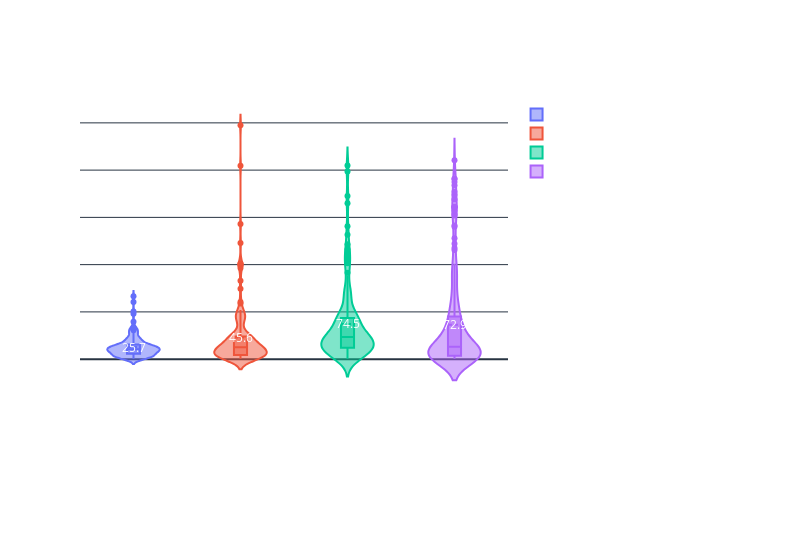

Notebook cell for this chart:
### Code cell
fig3 = go.Figure()

# Loop over each source_file to create a violin plot trace and add a median annotation.
for src in grouped['source_file'].unique():
    df_sub = grouped[grouped['source_file'] == src]
    cell_count = len(df_sub)
    # Update the label as described.
    if "_stats" in src:
        label = src.replace("_stats", f" (n= {cell_count})")
    else:
        label = f"{src} (n= {cell_count})"
    
    # Use the updated label for the x-values so that the category reflects the new label.
    fig3.add_trace(go.Violin(
        x=[label] * len(df_sub),
        y=df_sub['nuclei_count'],
        name=label,
        box_visible=True,
        meanline_visible=True
    ))
    median_value = df_sub['nuclei_count'].median()
    mean_value = df_sub['nuclei_count'].mean()
    fig3.add_annotation(
        x=label,
        y=mean_value,
        text=f"{mean_value:.1f}",
        showarrow=False,
        font=dict(color="white")
    )

fig3.update_layout(
    paper_bgcolor='rgba(0,0,0,0)',
    plot_bgcolor='rgba(0,0,0,0)',
    xaxis=dict(
        title="Source File",
        titlefont=dict(color='white'),
        tickfont=dict(color='white')
    ),
    yaxis=dict(
        title="Nuclei Count per Cell",
        titlefont=dict(color='white'),
        tickfont=dict(color='white')
    ),
    legend=dict(font=dict(color='white'))
)

# set width to 800
fig3.update_layout(width=800)
fig3.show()

# save the figure to png and svg
fig3.write_image(output_dir / "aging_01_31_2025_violin_plot.png")
fig3.write_image(output_dir / "aging_01_31_2025_violin_plot.svg")

### Figure 1 — Plotly figure (JSON) as saved in the notebook; plotly's stock layout.template omitted (floating-point values rounded to 4 significant figures; data arrays with more than 128 entries replaced by an {"elided": "..."} marker saying what was removed)
{"data": [{"box": {"visible": true}, "meanline": {"visible": true}, "name": "N2_young_2025 (n= 163)", "type": "violin", "x": {"elided": "163 str values"}, "y": {"elided": "163 int values"}}, {"box": {"visible": true}, "meanline": {"visible": true}, "name": "sex1_degron_young_2025 (n= 161)", "type": "violin", "x": {"elided": "161 str values"}, "y": {"elided": "161 int values"}}, {"box": {"visible": true}, "meanline": {"visible": true}, "name": "sex1ceh39_degron_young_2025 (n= 125)", "type": "violin", "x": ["sex1ceh39_degron_young_2025 (n= 125)", "sex1ceh39_degron_young_2025 (n= 125)", "sex1ceh39_degron_young_2025 (n= 125)", "sex1ceh39_degron_young_2025 (n= 125)", "sex1ceh39_degron_young_2025 (n= 125)", "sex1ceh39_degron_young_2025 (n= 125)", "sex1ceh39_degron_young_2025 (n= 125)", "sex1ceh39_degron_young_2025 (n= 125)", "sex1ceh39_degron_young_2025 (n= 125)", "sex1ceh39_degron_young_2025 (n= 125)", "sex1ceh39_degron_young_2025 (n= 125)", "sex1ceh39_degron_young_2025 (n= 125)", "sex1ceh39_degron_young_2025 (n= 125)", "sex1ceh39_degron_young_2025 (n= 125)", "sex1ceh39_degron_young_2025 (n= 125)", "sex1ceh39_degron_young_2025 (n= 125)", "sex1ceh39_degron_young_2025 (n= 125)", "sex1ceh39_degron_young_2025 (n= 125)", "sex1ceh39_degron_young_2025 (n= 125)", "sex1ceh39_degron_young_2025 (n= 125)", "sex1ceh39_degron_young_2025 (n= 125)", "sex1ceh39_degron_young_2025 (n= 125)", "sex1ceh39_degron_young_2025 (n= 125)", "sex1ceh39_degron_young_2025 (n= 125)", "sex1ceh39_degron_young_2025 (n= 125)", "sex1ceh39_degron_young_2025 (n= 125)", "sex1ceh39_degron_young_2025 (n= 125)", "sex1ceh39_degron_young_2025 (n= 125)", "sex1ceh39_degron_young_2025 (n= 125)", "sex1ceh39_degron_young_2025 (n= 125)", "sex1ceh39_degron_young_2025 (n= 125)", "sex1ceh39_degron_young_2025 (n= 125)", "sex1ceh39_degron_young_2025 (n= 125)", "sex1ceh39_degron_young_2025 (n= 125)", "sex1ceh39_degron_young_2025 (n= 125)", "sex1ceh39_degron_young_2025 (n= 125)", "sex1ceh39_degron_young_2025 (n= 125)", "sex1ceh39_degron_young_2025 (n= 125)", "sex1ceh39_degron_young_2025 (n= 125)", "sex1ceh39_degron_young_2025 (n= 125)", "sex1ceh39_degron_young_2025 (n= 125)", "sex1ceh39_degron_young_2025 (n= 125)", "sex1ceh39_degron_young_2025 (n= 125)", "sex1ceh39_degron_young_2025 (n= 125)", "sex1ceh39_degron_young_2025 (n= 125)", "sex1ceh39_degron_young_2025 (n= 125)", "sex1ceh39_degron_young_2025 (n= 125)", "sex1ceh39_degron_young_2025 (n= 125)", "sex1ceh39_degron_young_2025 (n= 125)", "sex1ceh39_degron_young_2025 (n= 125)", "sex1ceh39_degron_young_2025 (n= 125)", "sex1ceh39_degron_young_2025 (n= 125)", "sex1ceh39_degron_young_2025 (n= 125)", "sex1ceh39_degron_young_2025 (n= 125)", "sex1ceh39_degron_young_2025 (n= 125)", "sex1ceh39_degron_young_2025 (n= 125)", "sex1ceh39_degron_young_2025 (n= 125)", "sex1ceh39_degron_young_2025 (n= 125)", "sex1ceh39_degron_young_2025 (n= 125)", "sex1ceh39_degron_young_2025 (n= 125)", "sex1ceh39_degron_young_2025 (n= 125)", "sex1ceh39_degron_young_2025 (n= 125)", "sex1ceh39_degron_young_2025 (n= 125)", "sex1ceh39_degron_young_2025 (n= 125)", "sex1ceh39_degron_young_2025 (n= 125)", "sex1ceh39_degron_young_2025 (n= 125)", "sex1ceh39_degron_young_2025 (n= 125)", "sex1ceh39_degron_young_2025 (n= 125)", "sex1ceh39_degron_young_2025 (n= 125)", "sex1ceh39_degron_young_2025 (n= 125)", "sex1ceh39_degron_young_2025 (n= 125)", "sex1ceh39_degron_young_2025 (n= 125)", "sex1ceh39_degron_young_2025 (n= 125)", "sex1ceh39_degron_young_2025 (n= 125)", "sex1ceh39_degron_young_2025 (n= 125)", "sex1ceh39_degron_young_2025 (n= 125)", "sex1ceh39_degron_young_2025 (n= 125)", "sex1ceh39_degron_young_2025 (n= 125)", "sex1ceh39_degron_young_2025 (n= 125)", "sex1ceh39_degron_young_2025 (n= 125)", "sex1ceh39_degron_young_2025 (n= 125)", "sex1ceh39_degron_young_2025 (n= 125)", "sex1ceh39_degron_young_2025 (n= 125)", "sex1ceh39_degron_young_2025 (n= 125)", "sex1ceh39_degron_young_2025 (n= 125)", "sex1ceh39_degron_young_2025 (n= 125)", "sex1ceh39_degron_young_2025 (n= 125)", "sex1ceh39_degron_young_2025 (n= 125)", "sex1ceh39_degron_young_2025 (n= 125)", "sex1ceh39_degron_young_2025 (n= 125)", "sex1ceh39_degron_young_2025 (n= 125)", "sex1ceh39_degron_young_2025 (n= 125)", "sex1ceh39_degron_young_2025 (n= 125)", "sex1ceh39_degron_young_2025 (n= 125)", "sex1ceh39_degron_young_2025 (n= 125)", "sex1ceh39_degron_young_2025 (n= 125)", "sex1ceh39_degron_young_2025 (n= 125)", "sex1ceh39_degron_young_2025 (n= 125)", "sex1ceh39_degron_young_2025 (n= 125)", "sex1ceh39_degron_young_2025 (n= 125)", "sex1ceh39_degron_young_2025 (n= 125)", "sex1ceh39_degron_young_2025 (n= 125)", "sex1ceh39_degron_young_2025 (n= 125)", "sex1ceh39_degron_young_2025 (n= 125)", "sex1ceh39_degron_young_2025 (n= 125)", "sex1ceh39_degron_young_2025 (n= 125)", "sex1ceh39_degron_young_2025 (n= 125)", "sex1ceh39_degron_young_2025 (n= 125)", "sex1ceh39_degron_young_2025 (n= 125)", "sex1ceh39_degron_young_2025 (n= 125)", "sex1ceh39_degron_young_2025 (n= 125)", "sex1ceh39_degron_young_2025 (n= 125)", "sex1ceh39_degron_young_2025 (n= 125)", "sex1ceh39_degron_young_2025 (n= 125)", "sex1ceh39_degron_young_2025 (n= 125)", "sex1ceh39_degron_young_2025 (n= 125)", "sex1ceh39_degron_young_2025 (n= 125)", "sex1ceh39_degron_young_2025 (n= 125)", "sex1ceh39_degron_young_2025 (n= 125)", "sex1ceh39_degron_young_2025 (n= 125)", "sex1ceh39_degron_young_2025 (n= 125)", "sex1ceh39_degron_young_2025 (n= 125)", "sex1ceh39_degron_young_2025 (n= 125)", "sex1ceh39_degron_young_2025 (n= 125)", "sex1ceh39_degron_young_2025 (n= 125)"], "y": [104, 32, 8, 24, 410, 136, 25, 48, 43, 69, 42, 45, 46, 50, 26, 226, 77, 94, 89, 69, 47, 85, 47, 26, 5, 5, 281, 26, 13, 85, 87, 136, 15, 26, 211, 55, 87, 30, 34, 243, 15, 26, 6, 397, 14, 50, 203, 47, 45, 89, 37, 13, 144, 55, 75, 85, 17, 43, 20, 38, 95, 3, 2, 3, 47, 68, 85, 45, 46, 49, 83, 263, 16, 21, 13, 16, 177, 183, 77, 53, 7, 133, 19, 25, 109, 139, 30, 31, 32, 11, 47, 25, 9, 88, 31, 22, 95, 20, 77, 37, 17, 24, 345, 45, 143, 50, 49, 330, 22, 61, 22, 215, 44, 94, 42, 1, 41, 232, 22, 24, 80, 50, 60, 135, 204]}, {"box": {"visible": true}, "meanline": {"visible": true}, "name": "sex1fox1_degron_young_2025 (n= 190)", "type": "violin", "x": {"elided": "190 str values"}, "y": {"elided": "190 int values"}}], "layout": {"annotations": [{"font": {"color": "white"}, "showarrow": false, "text": "25.7", "x": "N2_young_2025 (n= 163)", "y": 25.71}, {"font": {"color": "white"}, "showarrow": false, "text": "45.6", "x": "sex1_degron_young_2025 (n= 161)", "y": 45.61}, {"font": {"color": "white"}, "showarrow": false, "text": "74.5", "x": "sex1ceh39_degron_young_2025 (n= 125)", "y": 74.48}, {"font": {"color": "white"}, "showarrow": false, "text": "72.9", "x": "sex1fox1_degron_young_2025 (n= 190)", "y": 72.93}], "legend": {"font": {"color": "white"}}, "paper_bgcolor": "rgba(0,0,0,0)", "plot_bgcolor": "rgba(0,0,0,0)", "width": 800, "xaxis": {"tickfont": {"color": "white"}, "title": {"font": {"color": "white"}, "text": "Source File"}}, "yaxis": {"tickfont": {"color": "white"}, "title": {"font": {"color": "white"}, "text": "Nuclei Count per Cell"}}}}
